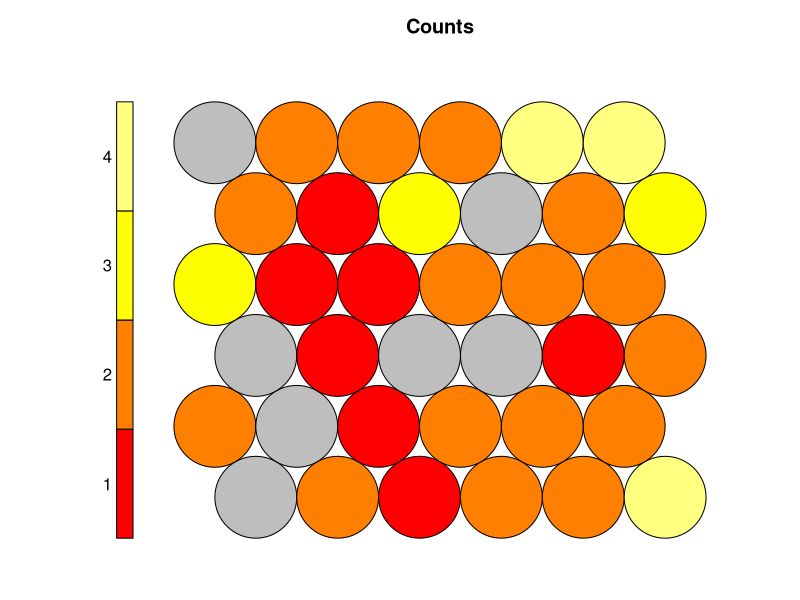
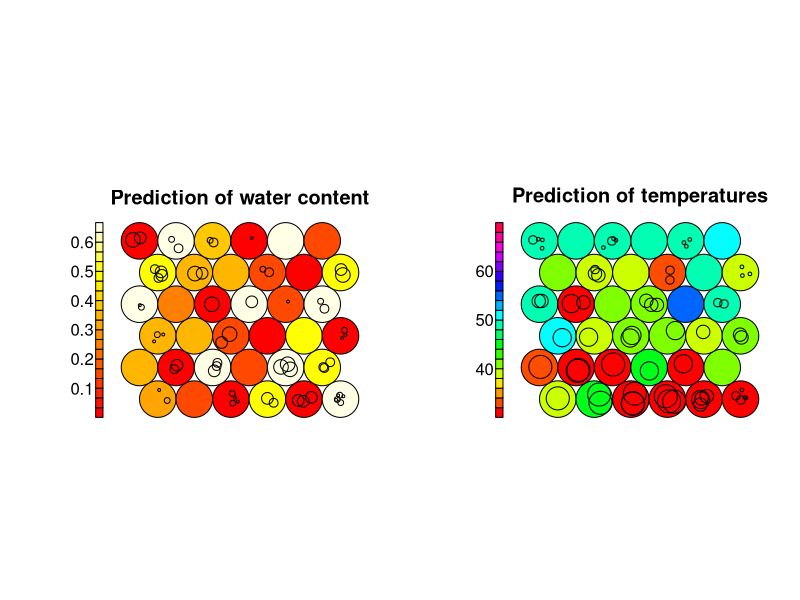

The R source for these figures, in order:
library(kohonen)


### Name: nir
### Title: Near-infrared data with temperature effects
### Aliases: nir
### Keywords: datasets

### ** Examples

  data(nir)

  set.seed(3)
  nirnet <- xyf(X = nir$spectra[nir$training,],
                Y = nir$composition[nir$training,],
                user.weights = c(3,1),
                grid = somgrid(6, 6, "hexagonal"), rlen=500)
  plot(nirnet, "counts", main="Counts")

  ## Focus on compound 2 (water):
  par(mfrow = c(1,2))
  set.seed(13)
  nirnet <- xyf(X = nir$spectra[nir$training,],
                Y = nir$composition[nir$training, 2, drop = FALSE],
                grid = somgrid(6, 6, "hexagonal"), rlen=500)
  water.xyf <-
    predict(nirnet, newdata = nir$spectra[nir$training,],
            unit.predictions = getCodes(nirnet, 2),
            whatmap = 1)$prediction
  plot(nirnet, "property", property = water.xyf[[1]],
       main="Prediction of water content")
  ## Plot temperatures as circles
  symbols(nirnet$grid$pts[nirnet$unit.classif,] +
          matrix(rnorm(sum(nir$training)*2, sd=.1), ncol=2),
	  circles = (nir$temperature[nir$training] - 20)/250,
	  inches = FALSE, add = TRUE)

  ## Model temperatures
  set.seed(13)
  nirnet2 <- xyf(X = nir$spectra[nir$training,],
                 Y = matrix(nir$temperature[nir$training], ncol = 1),
                 user.weights = c(1,3),
                 grid = somgrid(6, 6, "hexagonal"), rlen=500)
  temp.xyf <- predict(nirnet2, newdata = nir$spectra[nir$training,],
                      unit.predictions = getCodes(nirnet2, 2),
                      whatmap = 1)$prediction

  plot(nirnet2, "property", property = temp.xyf[[1]],
       palette.name = rainbow,
       main="Prediction of temperatures")
  ## Plot concentrations of water as circles
  symbols(nirnet2$grid$pts[nirnet2$unit.classif,] +
          matrix(rnorm(sum(nir$training)*2, sd=.1), ncol=2),
	  circles = 0.05 + 0.4 * nir$composition[nir$training,2],
	  inches = FALSE, add = TRUE)
